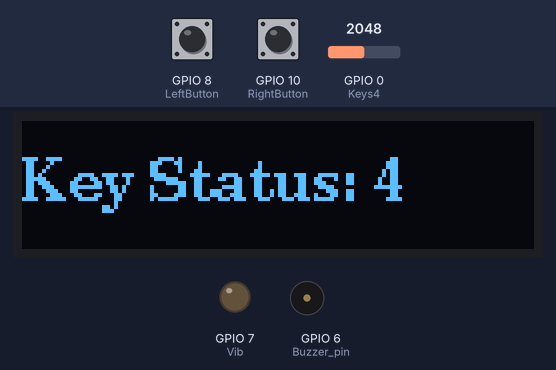
A sketch run on a simulated ESP32-S3. Shown: 128×32 one-colour display, output pins drawn as LEDs (lit = HIGH), buzzer (waves = sounding, pin HIGH). The inputs (shaded band) are chosen by the test bench; at power-on: GPIO 8 (LeftButton) HIGH, GPIO 0 (Keys4) = 2048, GPIO 10 (RightButton) HIGH.

Above: at 1.5 s.
1.6 s: GPIO 8 (LeftButton) pulled LOW for 0.15 s
At 1.69 s:
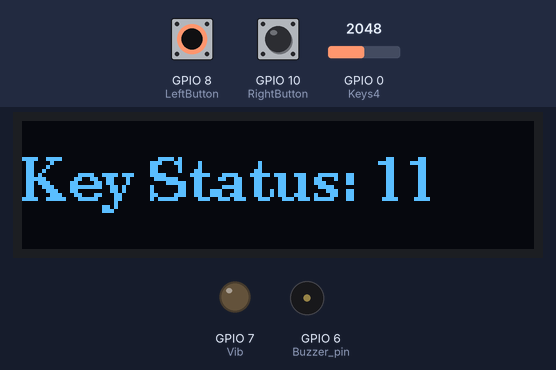
3.2 s: GPIO 0 (Keys4) set to 2140
At 4.4 s:
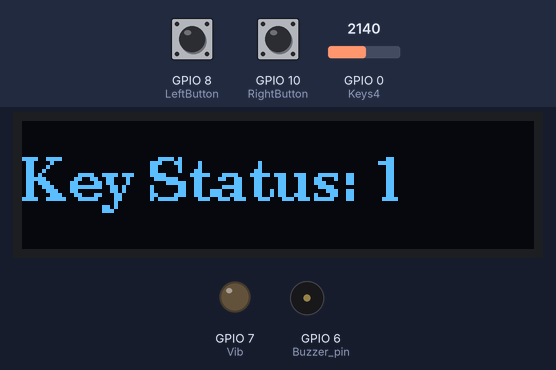
4.7 s: GPIO 10 (RightButton) pulled LOW for 0.15 s
At 4.79 s:
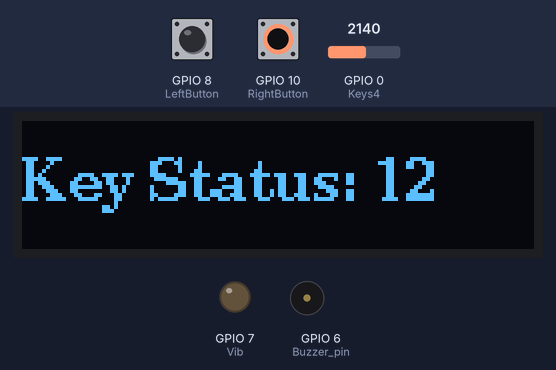
6.3 s: GPIO 0 (Keys4) set to 3040
At 6.8 s:
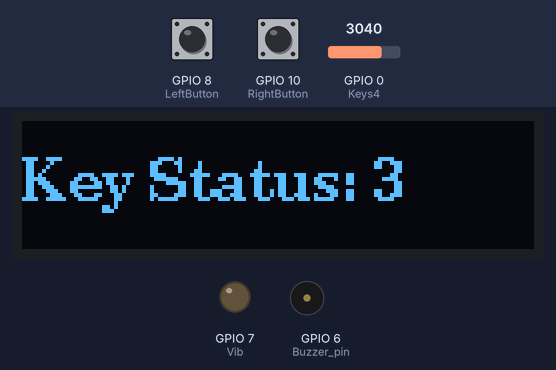
7.8 s: GPIO 0 (Keys4) set to 360
At 9.2 s:
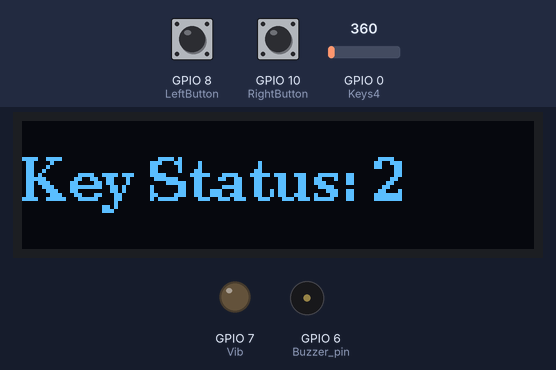
Timing chart, 0 to 10.3 s (numbered marks = the images above; inputs shaded):
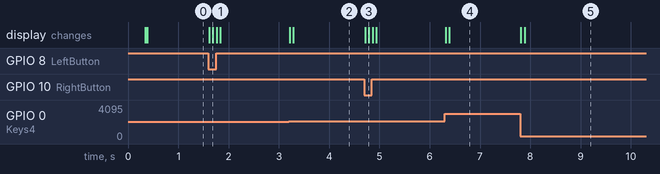

Measured:
- after the input at 1.6 s, the display: first changes at once (image 1 shows a later state)
- after the input at 3.2 s, the display: first changes at once (image 2 shows a later state)
- after the input at 4.7 s, the display: first changes at once (image 3 shows a later state)
- after the input at 6.3 s, the display: first changes at once (image 4 shows a later state)
- after the input at 7.8 s, the display: first changes at once (image 5 shows a later state)

The sketch:

OmniBot_Controller.ino
```cpp
/*
  OmniBot controller using Crowbot Controller
  ImsaiGuy 2024

  This is a list of MAC addresses for esp32 modules I have
1:  EC:94:CB:54:B8:64
2:  34:86:5D:3A:35:30
3:  34:86:5D:3A:0E:A8
4:  E8:DB:84:F8:31:8C
5:  34:85:18:45:FD:20     elecrow display esp32-S3

Functionality:
   pair to fixed MAC address (need to hardcode below...)
   initialize and send first data
   Key_status variable holds current key state
   Key_status = 0   no keys pressed
   if a key is pressed Key_status is transmitted
   when the key is released Key_status = 0 is transmitted
*/

#include <esp_now.h>
#include <WiFi.h>
#include <SPI.h>
#include <Wire.h>
#include <U8g2lib.h>
#ifdef U8X8_HAVE_HW_I2C
#include <Wire.h>
#endif
U8G2_SSD1306_128X32_UNIVISION_F_SW_I2C u8g2(U8G2_R0, /* clock=*/5, /* data=*/4, /* reset=*/U8X8_PIN_NONE);  // Adafruit Feather ESP8266/32u4 Boards + FeatherWing OLED

#define SDA 4                    // I2C
#define SCL 5                    // I2C
#define Keys4 0                  // analog input for 4 keys ABCD
#define LeftButton 8             // digital input left button
#define RightButton 10           // digital input right button
#define Vib 7                    // vibrator motor
#define Xjoy 1                   // analog input X axis
#define Yjoy 3                   // analog input Y axis
#define PUSHjoy 18               // digital input joy stick push button
const int Buzzer_pin = 6;        // PWM output pin for the buzzer
const int PWM_channel = 0;       // PWM PWM_channel (0-15)
const int PWM_resolution = 8;    // PWM resolution (1-16), 8 means 8-bit resolution
const int PWM_frequency = 1000;  // Frequency of the tone in Hz

uint8_t broadcastAddress[] = { 0x34, 0x86, 0x5D, 0x3A, 0x0E, 0xA8 };  // MAC address to pair to
int Key_status = 0;                                                   // global Key Status value

// Structure example to receive data
// Must match the sender structure
typedef struct struct_message {
  char a[32];
  int Key_status;
  float c;
  bool d;
} struct_message;

// Create a struct_message called myData
struct_message myData;

esp_now_peer_info_t peerInfo;

// callback when data is sent
void OnDataSent(const uint8_t *mac_addr, esp_now_send_status_t status) {
  //  Serial.print("\r\nLast Packet Send Status:\t");
  //  Serial.println(status == ESP_NOW_SEND_SUCCESS ? "Delivery Success" : "Delivery Fail");
}

//=================================================================================
// Setup everything
//=================================================================================
void setup() {
  pinMode(Keys4, INPUT);
  pinMode(LeftButton, INPUT);
  pinMode(RightButton, INPUT);
  pinMode(Xjoy, INPUT);
  pinMode(Yjoy, INPUT);
  pinMode(PUSHjoy, INPUT_PULLUP);
  pinMode(Vib, OUTPUT);
  ledcSetup(PWM_channel, PWM_frequency, PWM_resolution);
  ledcAttachPin(Buzzer_pin, PWM_channel);

  // Set device as a Wi-Fi Station
  WiFi.mode(WIFI_STA);

  // OLED display
  u8g2.begin();
  u8g2.enableUTF8Print();  // enable UTF8 support for the Arduino print() function
  u8g2.setFont(u8g2_font_ncenB14_tr);
  u8g2.setFontDirection(0);
  for (int i = 128; i > -90; i -= 14) {
    u8g2.firstPage();
    do {
      u8g2.drawStr(i, 25, "OmniBot");
      delay(4);
    } while (u8g2.nextPage());
  }

  if (esp_now_init() != ESP_OK) {
    //   Serial.println("Error initializing ESP-NOW");
    return;
  }

  // Once ESPNow is successfully Init, we will register for Send CB to
  // get the status of Trasnmitted packet
  esp_now_register_send_cb(OnDataSent);

  // Register peer
  memcpy(peerInfo.peer_addr, broadcastAddress, 6);
  peerInfo.channel = 0;
  peerInfo.encrypt = false;

  // Add peer
  if (esp_now_add_peer(&peerInfo) != ESP_OK) {
    //  Serial.println("Failed to add peer");
    return;
  }
  Update_status();  // transmit and display
}


//=================================================================================
// main loop
//=================================================================================
void loop() {

  int read1 = Get_keys();
  delay(30);
  int read2 = Get_keys();
  delay(30);
  int read3 = Get_keys();
  if (read1 - read2 - read3) Key_status = read1;

  if (Key_status != 0) {  // key pressed
    Update_status();      // transmit and display

    Wait_on_key(Key_status);  // wait for key to be released
    Key_status = 0;

    Update_status();  // transmit and display
  }
}


//=================================================================================
// Read the keys and return Key_status
// 0 - no keys
// 1 - A key
// 2 - B key
// 3 - C key
// 4 - D key
// 11 - left button
// 12 - right button
//=================================================================================
int Get_keys() {
  int voltage = analogRead(Keys4);  // Read voltage on pin D0

  // no button pressed: 4095
  // A button: 2360
  // B button: 22
  // C button: 3220
  // D button: 820

  if (voltage >= 3400) {
    Key_status = 0;
  } else if (voltage >= 3000) {
    Key_status = 3;
  } else if (voltage >= 2100) {
    Key_status = 1;
  } else if (voltage >= 400) {
    Key_status = 4;
  } else if (voltage < 400) {
    Key_status = 2;
  }

  if (!digitalRead(LeftButton)) {
    Key_status = 11;
  }
  if (!digitalRead(RightButton)) {
    Key_status = 12;
  }

  return Key_status;
}

//=================================================================================
// wait until key is released
//=================================================================================
void Wait_on_key(int Current_key) {
  while (Get_keys() == Current_key) {
  }
}

//=================================================================================
// Update, send Key_status to WIFI and display
//=================================================================================
void Update_status() {
  // Set values to send
  strcpy(myData.a, "ImsaiGuy");
  myData.Key_status = Key_status;
  myData.c = ++myData.c;
  myData.d = false;

  // Send message via ESP-NOW
  esp_now_send(broadcastAddress, (uint8_t *)&myData, sizeof(myData));

  u8g2.firstPage();
  do {
    u8g2.setFont(u8g2_font_ncenB10_tr);
    u8g2.setCursor(0, 20);
    u8g2.print("Key Status: ");
    u8g2.print(Key_status);  // Display Key_status
  } while (u8g2.nextPage());
}

//=================================================================================
// End of file
//=================================================================================
```
